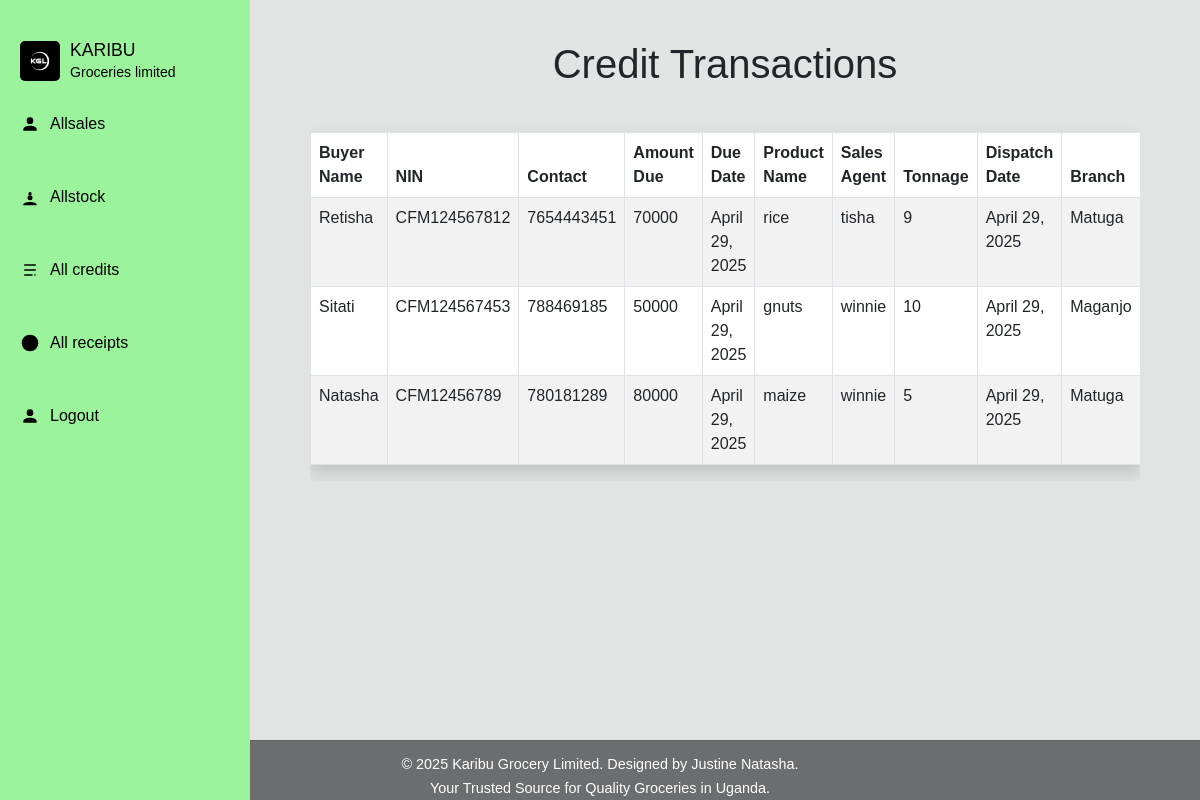
The app's page /credit/ (signed in), older data.
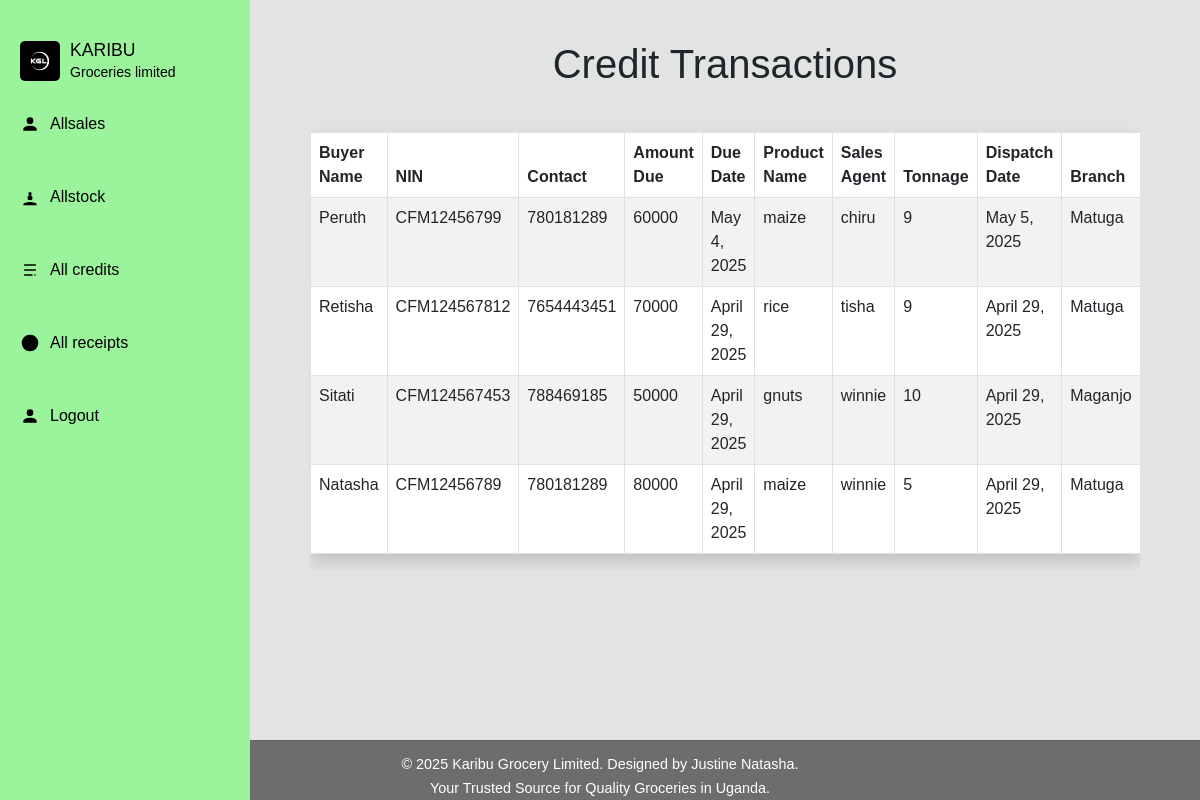
The same page, newer data.
### home/models.py (models this page shows, shortened)
class Credit(models.Model):
    buyer_name = models.CharField(blank=True, max_length=255, null=True, default="")
    NIN = models.CharField(unique=True, max_length=25, blank=True, null=True, default="")
    location = models.CharField(blank=True, null=True, max_length=255, default="")
    contact = models.IntegerField(default=0)
    amount_due = models.IntegerField(default=0, null=True)
    due_date = models.DateField(null=True, blank=True)  # Remove auto_now_add
    product_name = models.CharField(blank=True, null=True, max_length=255)
    salesagent_name = models.CharField(max_length=25, blank=True, null=True)
    type_of_produce = models.IntegerField(default=0, blank=True, null=True)
    tonnage = models.IntegerField(blank=True, null=True, default=0)
    Dispatch_date = models.DateField(null=True, blank=True)  # Remove auto_now_add
    branch_name = models.CharField(max_length=255, blank=True, null=True)

### home/views.py (the view)
# urls.py: path('credit/', views.credit, name='credit'),
@login_required
def credit(request):
    if request.user.is_authenticated and (request.user.is_manager or request.user.is_salesagent):
        credit = Credit.objects.filter(
            branch_name=request.user.assigned_branch.branch_name
        ).order_by('-id')
    else:
        credit = Credit.objects.all().order_by('-id')
    return render(request, 'home/credit.html', {'credit': credit})

### home/templates/home/credit.html (shortened to what the changed rows need)
{% load static %}
<!DOCTYPE html>
<html lang="en">
<head>
    <link href="https://cdn.jsdelivr.net/npm/bootstrap@5.3.0/dist/css/bootstrap.min.css" rel="stylesheet">
</head>
<body>
    <div class="container">
        <h1 class="mb-4">Credit Transactions</h1>
        <div class="table-responsive">
            <table class="table table-hover table-bordered table-striped shadow credit-tables">
                <thead>
                    <tr>
                        <th>Buyer Name</th>
                        <th>NIN</th>
                        <th>Contact</th>
                        <th>Amount Due</th>
                        <th>Due Date</th>
                        <th>Product Name</th>
                        <th>Sales Agent</th>
                        <th>Tonnage</th>
                        <th>Dispatch Date</th>
                        <th>Branch</th>
                    </tr>
                </thead>
                <tbody>
                    {% for item in credit %}
                    <tr>
                        <td>{{ item.buyer_name }}</td>
                        <td>{{ item.NIN }}</td>
                        <td>{{ item.contact }}</td>
                        <td>{{ item.amount_due }}</td>
                        <td>{{ item.due_date }}</td>
                        <td>{{ item.product_name }}</td>
                        <td>{{ item.salesagent_name }}</td>
                        <td>{{ item.tonnage }}</td>
                        <td>{{ item.Dispatch_date }}</td>
                        <td>{{ item.branch_name }}</td>
                    </tr>
                    {% endfor %}
                </tbody>
            </table>
        </div>
    </div>
    <link rel="stylesheet" href="https://cdn.jsdelivr.net/npm/bootstrap-icons@1.10.0/font/bootstrap-icons.css">
</body>
</html>

Row changes from the older to the newer data that the page shows:
added Credit: buyer_name "Peruth", NIN "CFM12456799", contact "780181289", amount_due "60000", due_date "May 4, 2025", product_name "maize", salesagent_name "chiru", tonnage "9", Dispatch_date "May 5, 2025", branch_name "Matuga"
